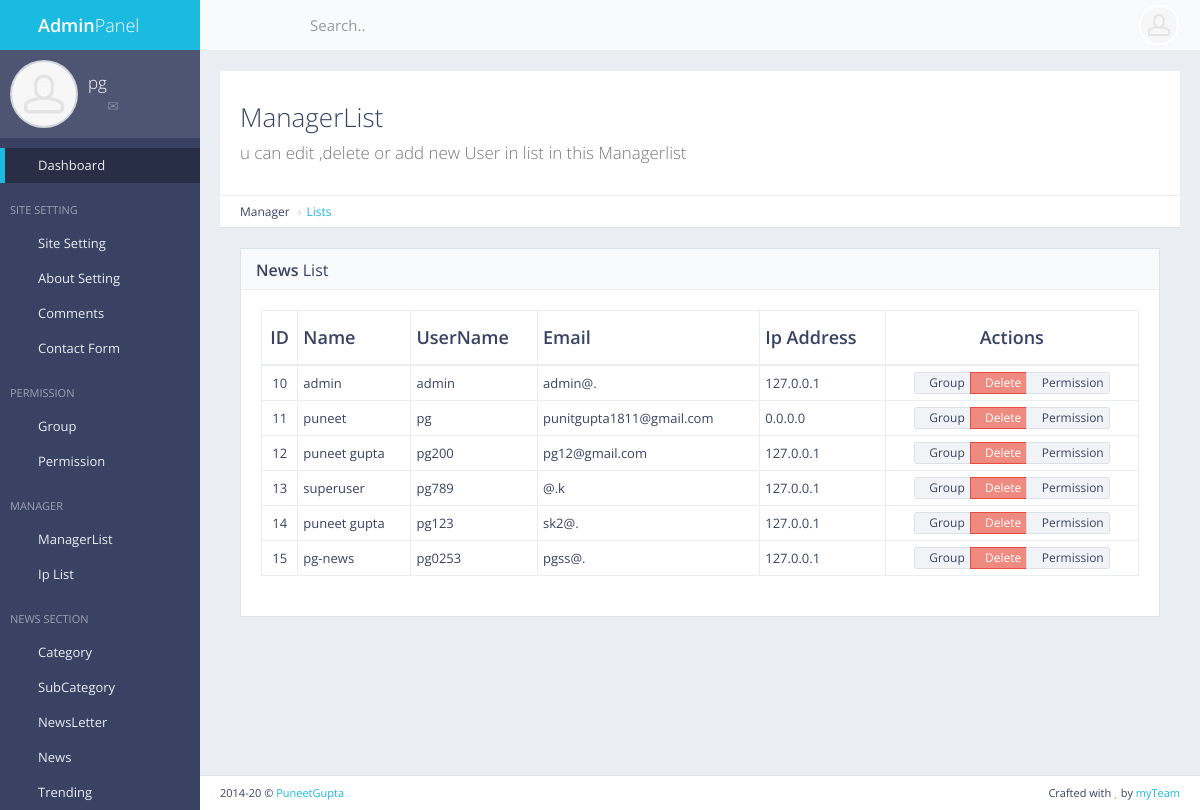
The app's page /panel/manager/list/ (signed in), older data.
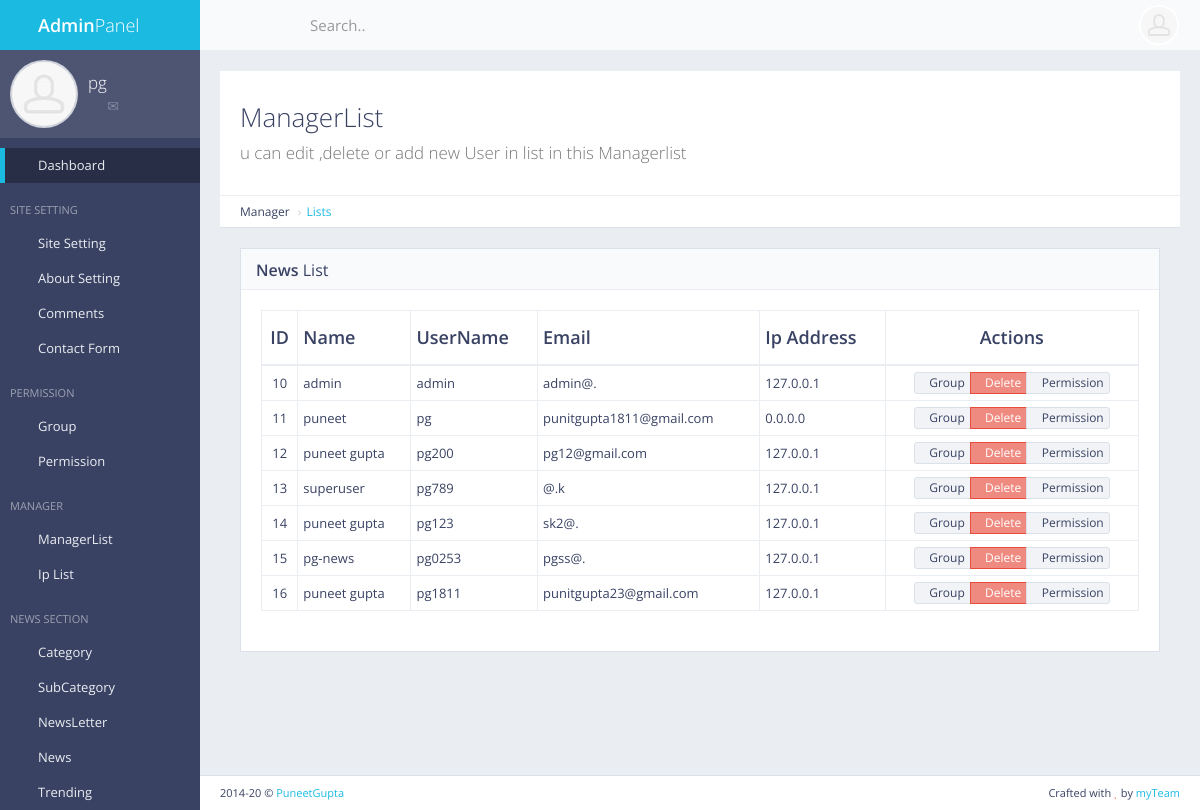
The same page, newer data.
### manager/models.py (models this page shows, shortened)
class Manager(models.Model):
    name = models.CharField(default="",max_length=200)
    u_name = models.CharField(default="",max_length=100)
    e_mail = models.TextField()
    user_ip = models.CharField(max_length=15,default="")
    user_ip = models.TextField(default="")
    country = models.CharField(default="",max_length=100)

### manager/views.py (the view)
# urls.py: url(r'^panel/manager/list/$', views.manager_list, name='manager_list'),
def manager_list(request):
    if not request.user.is_authenticated:
        return redirect('mylogin')
    perm = 0
    for i in request.user.groups.all():
        if i.name == 'masteruser':
            perm = 1
    if perm == 0:
        error_msg = "Access Denied !"
        return render(request,'back/error.html',{'error':error_msg})
    man_list = Manager.objects.all()
    return render(request,'back/manager_list.html',{'managerlist':man_list})

### main/templatetags/extra_auth.py (called while the page is built)
@register.filter(name = "has_group")
def has_group(user,gname):
    return user.groups.filter(name=gname).exists()

### main/templates/back/manager_list.html (shortened to what this page needs)
{% extends 'back/master.html' %}
{% load static %}
{% block mainblock %}
<div id="page-content">
    <div class="content-header">
        <div class="header-section">
            <h1>
                <i class="fa fa-table"></i>ManagerList<br><small>u can edit ,delete or add new User in list in this
                    Managerlist</small>
            </h1>
        </div>
    </div>
    <ul class="breadcrumb breadcrumb-top">
        <li>Manager</li>
        <li><a href="/panel/manager/list">Lists</a></li>
    </ul>
    <div class="block full">
        <div class="block-title">
            <h2><strong>News</strong> List</h2>
        </div>
        <div class="table-responsive">
            <table id="example-datatable" class="table table-vcenter table-condensed table-bordered">
                <thead>
                    <tr>
                        <th class="text-center">ID</th>
                        <th>Name</th>
                        <th>UserName</th>
                        <th>Email</th>
                        <th>Ip Address</th>
                        <th class="text-center">Actions</th>
                    </tr>
                </thead>
                <tbody>
                    {% for c in managerlist %}
                    <tr>
                        <td class="text-center">{{c.pk}}</td>
                        <td>{{c.name}}</td>
                        <td>{{c.u_name}}</td>
                        <td>{{c.e_mail}}</td>
                        <td>{{c.user_ip}}</td>
                        <td class="text-center">
                            <div class="btn-group">
                                <a href="{%url 'users_groups' pk=c.pk %}" data-toggle="tooltip" title="Edit"
                                    class="btn btn-xs btn-default"><i class="fa fa-pencil"></i>Group</a>
                                <a href="{%url 'manager_del' pk=c.pk %}" data-toggle="tooltip" title="Delete"
                                    class="btn btn-xs btn-danger"><i class="fa fa-times"></i>Delete</a>
                                <a href="{%url 'users_perms' pk=c.pk %}" data-toggle="tooltip" title="Permission"
                                    class="btn btn-xs btn-default"><i class="fa fa-pencil"></i>Permission</a>
                            </div>
                        </td>
                    </tr>
                    {% endfor %}
                </tbody>
            </table>
        </div>
    </div>
</div>
{% endblock %}

Row changes from the older to the newer data that the page shows:
added Manager: pk "16", name "puneet gupta", u_name "pg1811", e_mail "punitgupta23@gmail.com", user_ip "127.0.0.1"
